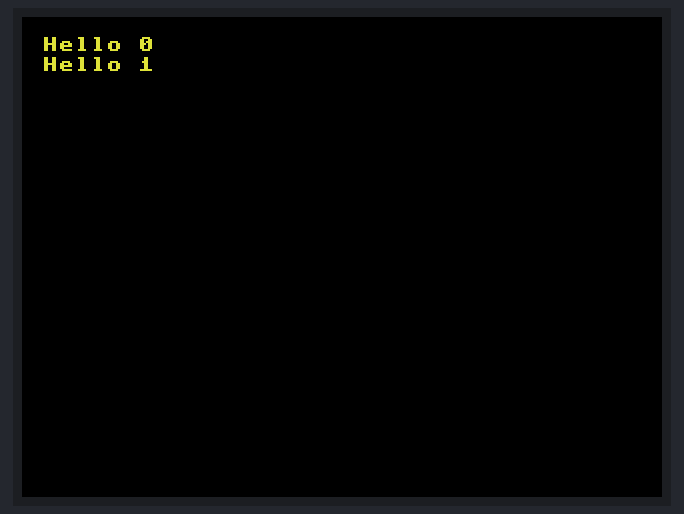
The program below on a simulated Raspberry Pi Pico running MicroPython. Parts: 320×240 colour display. Library files of the repository ran but are not shown: ili9341.py; what the program prints to the serial console is not drawn. At 5.3 s the program stops and its outputs stay as they are.

Above: at 0.96 s.
At 1.47 s:
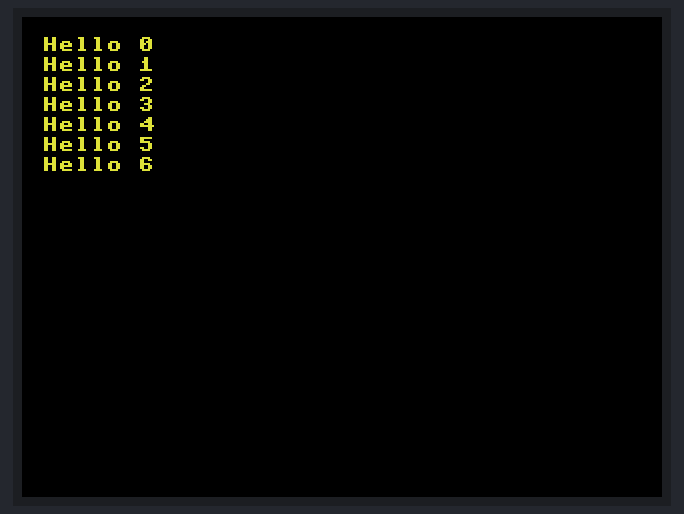
At 1.98 s:
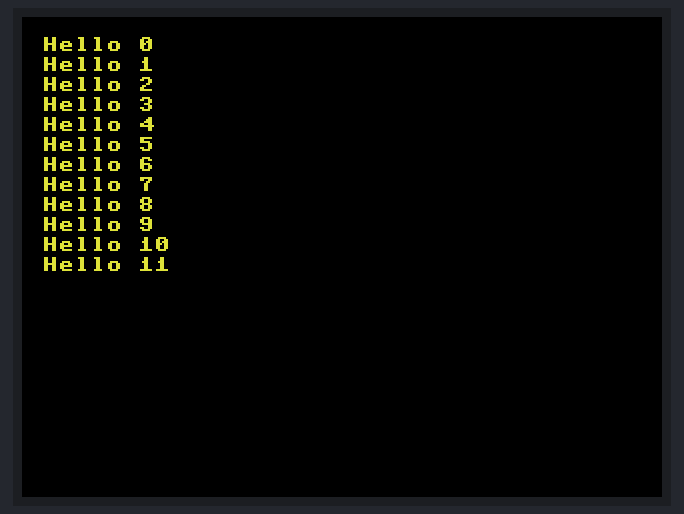
At 3.1 s:
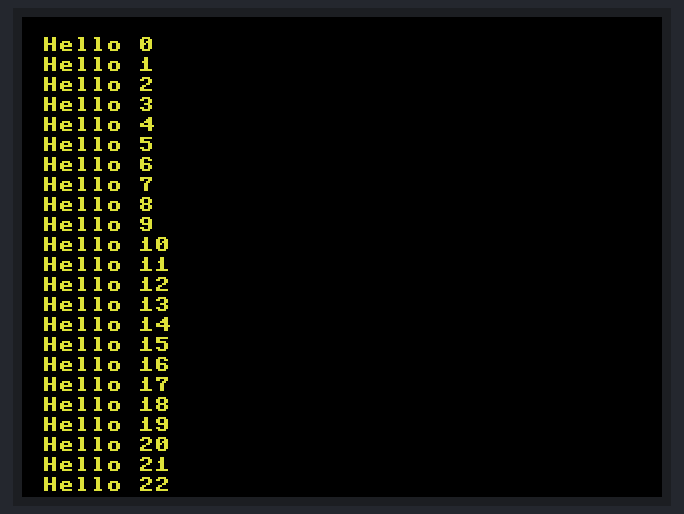
At 3.89 s:
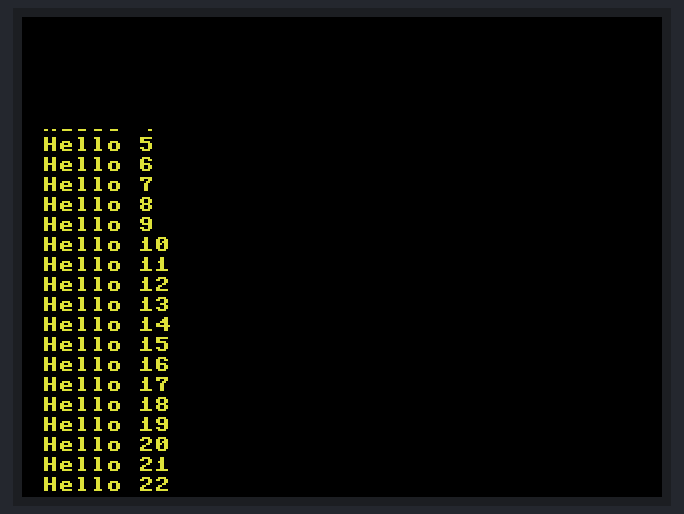
At 5.2 s:
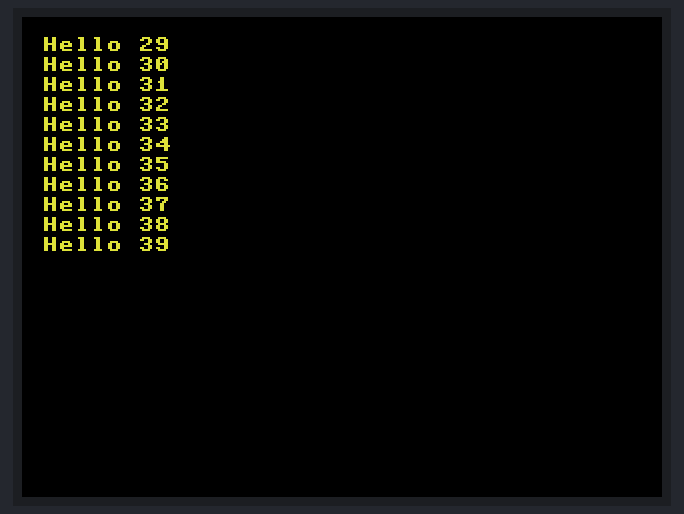

Measured:
- what the display in image 3 shows lasts 0.7 s, from 3.1 s to 3.8 s

The program:

classe_ecranTFT.py
```python
from time import sleep
from ili9341 import Display, color565
from machine import Pin, SPI

class EcranTFT:
    def __init__(self):
        self.y_index = 0
        self.spi = SPI(0, baudrate=10000000, sck=Pin(2), mosi=Pin(3))
        self.display = Display(self.spi, dc=Pin(6), cs=Pin(5), rst=Pin(7), width=480, height=480, rotation=270)

    def tftprint(self,text):
        self.y_index += 10
        if (self.y_index == 300):
            self.display.clear()
            self.y_index = 10
        self.display.draw_text8x8(10, self.y_index, text, color565(255, 255, 0),  background=0,rotate=0)
        print (self.y_index)


#================================
# TEST
#================================
if __name__ == '__main__':
    print('test classe EcranTFT:')
    ecran = EcranTFT()
    for y1 in range(0,40):
        text = f"Hello {y1}"
        ecran.tftprint(text)
        sleep(0.1)
```
